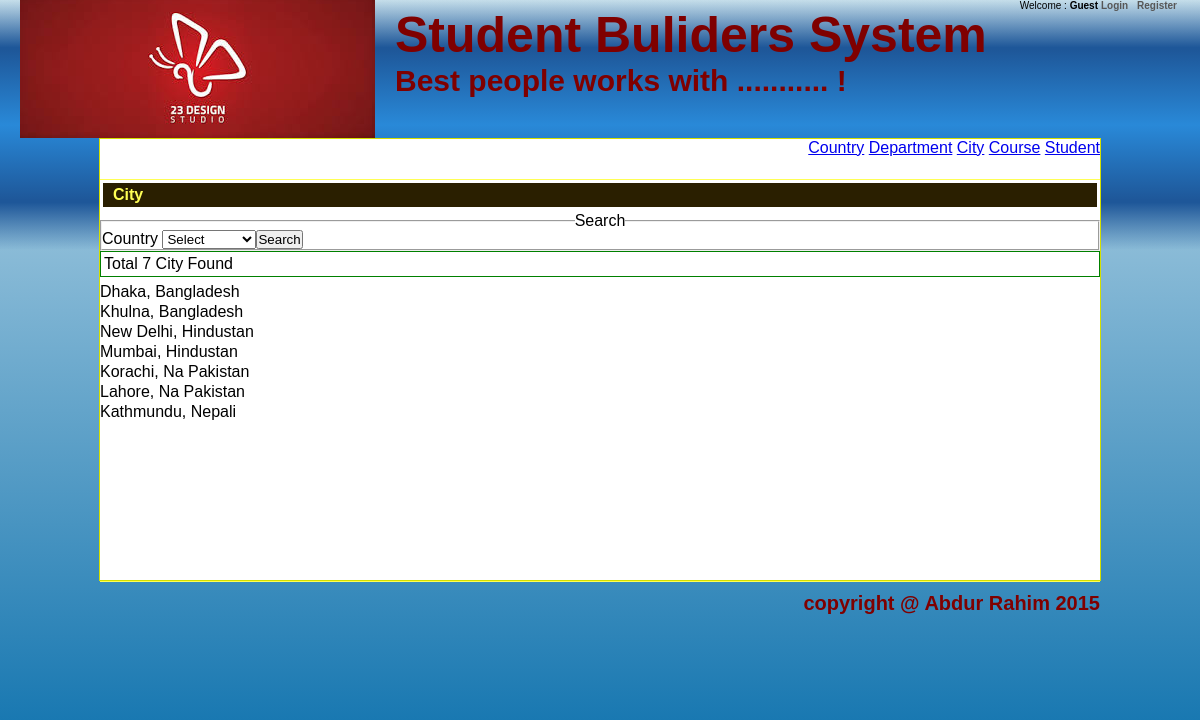
/?p=artclcityb, run on the app's committed database.
### tables this page shows
CREATE TABLE IF NOT EXISTS `city` (
  `id` int(11) NOT NULL AUTO_INCREMENT,
  `name` varchar(200) DEFAULT NULL,
  `countryId` int(11) DEFAULT NULL,
  PRIMARY KEY (`id`),
  KEY `countryId` (`countryId`)
);

CREATE TABLE IF NOT EXISTS `country` (
  `id` int(11) NOT NULL AUTO_INCREMENT,
  `name` varchar(200) DEFAULT NULL,
  PRIMARY KEY (`id`)
);

### Public/city.php (the view, shortened to what this page needs)
<div class="search">
<form method="post" action="">
<fieldset>
<legend>Search</legend>
Country
<select name="country">
<option value="0">Select</option>
</select><input type="submit" name="submit" value="Search"/>
</fieldset>
</form>
</div>
<?php
$sql = "select city.id, city.name, country.name as Country from city, country where city.countryId = country.Id";
$r = mysql_query($sql);
$rows = mysql_num_rows($r);
print '<div class="rowcount">'."Total $rows ".ucwords(str_replace("_", " ",$page))." Found".'</div>';
print '<ul>';
while($s = mysql_fetch_row($r))
{
	print '<li>'.$s[1].', '.$s[2].'</li>';
}
print '</ul>';
?>

### CSS/design.css (style rules this page uses)
* { padding:0px; margin:0px auto; }
body { font-family:Verdana, Arial, Helvetica, sans-serif; background: #c5deea; background: -moz-linear-gradient(top, #c5deea 0%, #8abbd7 31%, #066dab 100%); background: -webkit-gradient(linear, left top, left bottom, color-stop(0%,#c5deea), color-stop(31%,#8abbd7), color-stop(100%,#066dab)); background: -webkit-linear-gradient(top, #c5deea 0%,#8abbd7 31%,#066dab 100%); background: -o-linear-gradient(top, #c5deea 0%,#8abbd7 31%,#066dab 100%); background: -ms-linear-gradient(top, #c5deea 0%,#8abbd7 31%,#066dab 100%); background: linear-gradient(to bottom, #c5deea 0%,#8abbd7 31%,#066dab 100%); filter: progid:DXImageTransform.Microsoft.gradient( startColorstr='#c5deea', endColorstr='#066dab',GradientType=0 ); }
ul { list-style:decimal; }
li { line-height:20px; }
.rowcount { padding:3px; border:thin solid green; margin-bottom:5px; }

### data on the page
city: name "Dhaka", countryId.name "Bangladesh"
city: name "Khulna", countryId.name "Bangladesh"
city: name "New Delhi", countryId.name "Hindustan"
city: name "Mumbai", countryId.name "Hindustan"
city: name "Korachi", countryId.name "Na Pakistan"
city: name "Lahore", countryId.name "Na Pakistan"
city: name "Kathmundu", countryId.name "Nepali"

### other printed values
str_replace("_", " ",$page) "City"
$rows "7"
